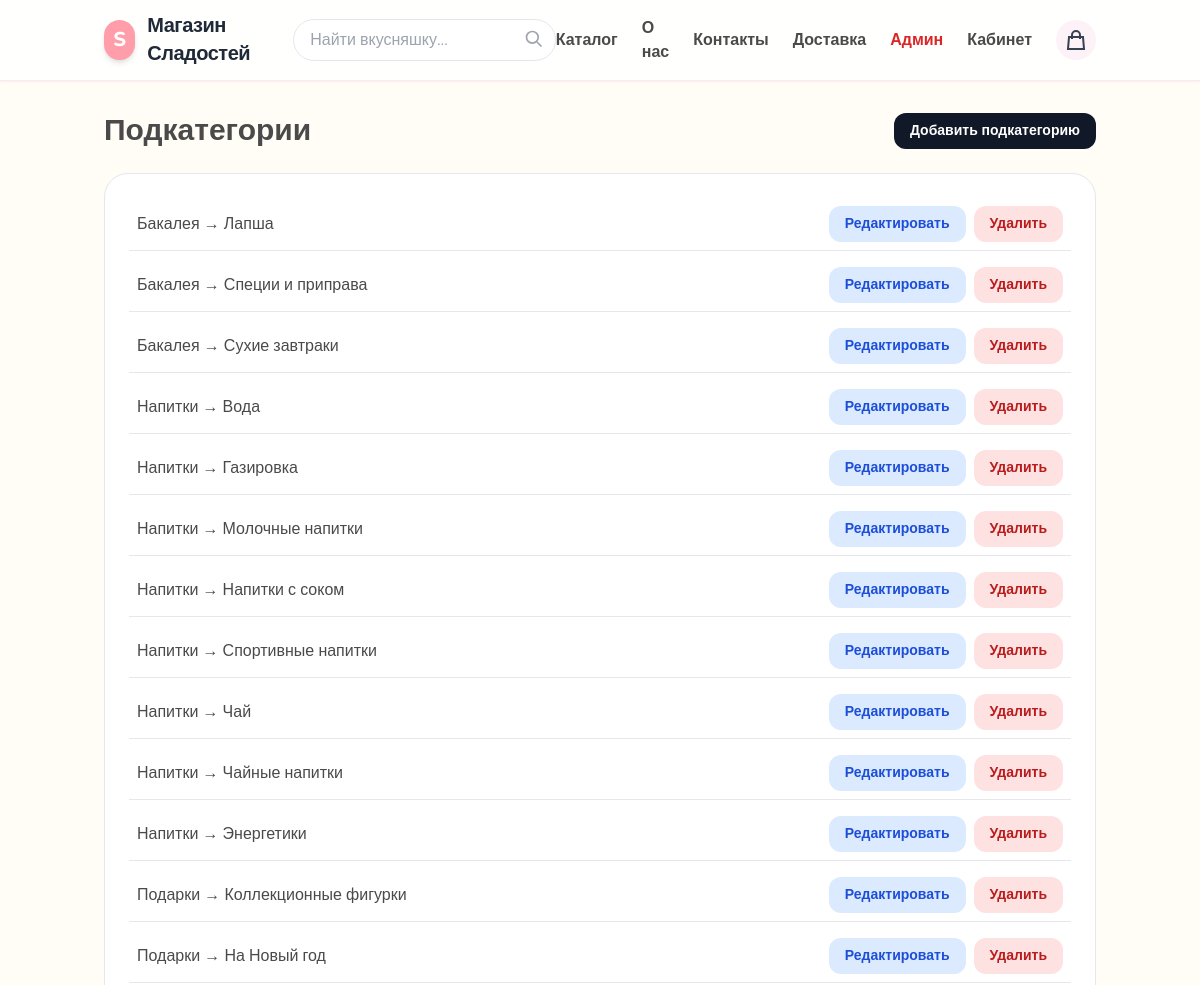
/store/admin/subcategories/ (signed in, upper part), run on an earlier commit of the app's database.
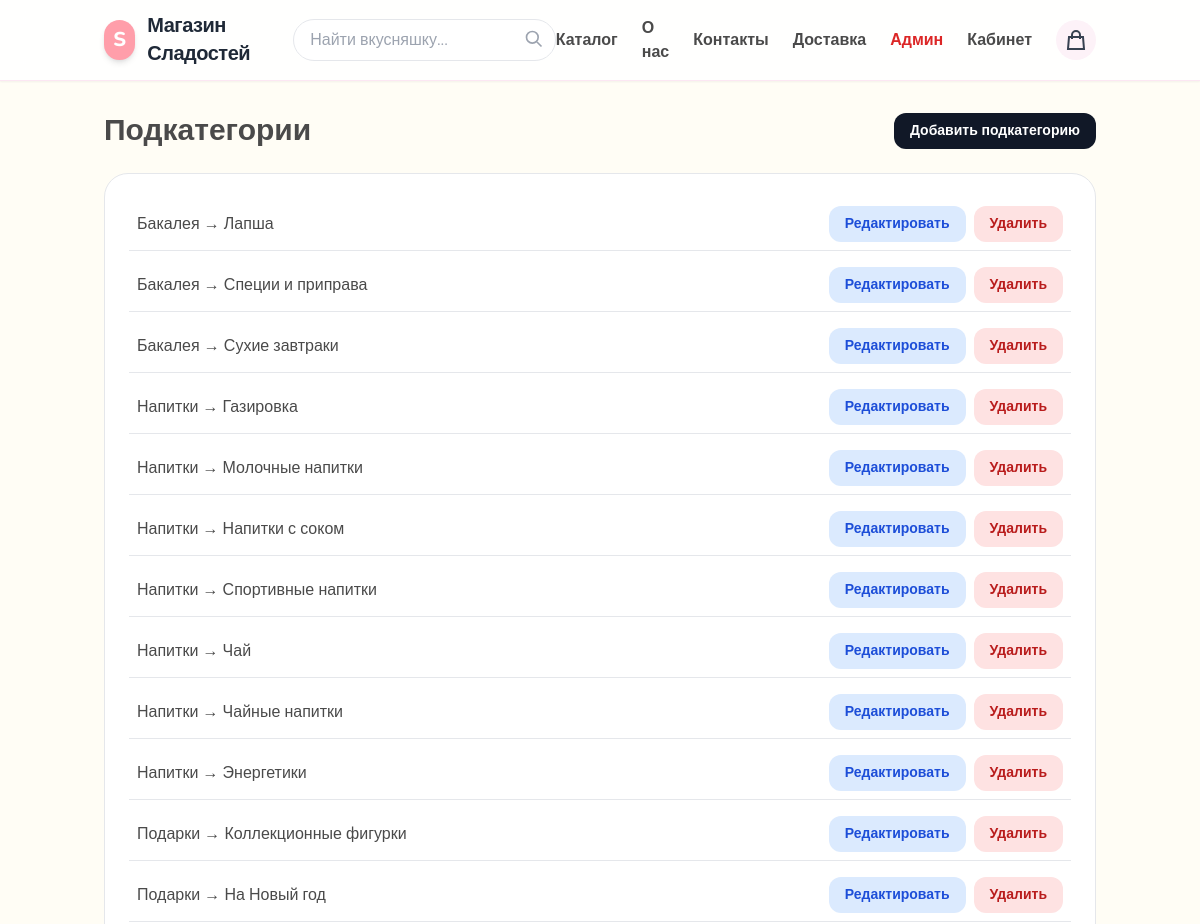
And on a later commit of the database.
### store/models.py (models this page shows, shortened)
class SubCategory(models.Model):
    category = models.ForeignKey(
        Category,
        related_name="subcategories",
        on_delete=models.CASCADE
    )
    name = models.CharField("Название подкатегории", max_length=100)
    slug = models.SlugField(unique=True)
    class Meta:
        verbose_name = "Подкатегория"
        verbose_name_plural = "Подкатегории"

class Category(models.Model):
    name = models.CharField("Название", max_length=120)
    slug = models.SlugField("Slug", max_length=120, unique=True)
    class Meta:
        verbose_name = "Категория"
        verbose_name_plural = "Категории"

### store/views.py (the view)
# urls.py: path("admin/subcategories/", views.admin_subcategories, name="admin_subcategories"),
@staff_required
def admin_subcategories(request):
    subcategories = SubCategory.objects.all().order_by('category__name', 'name')
    return render(request, "store/admin/subcategories.html", {"subcategories": subcategories})

### cart/cart.py (called while the page is built)
    def __len__(self):
        return sum(item["quantity"] for item in self.cart.values())

### cart/context_processors.py (called while the page is built)
def cart_counter(request):
    cart = Cart(request)
    return {"cart_counter": len(cart)}

### store/context_processors.py (called while the page is built)
def categories_processor(request):
    return {
        "categories": Category.objects.all()
    }

### store/views.py (called while the page is built)
def staff_required(view_func):
    return user_passes_test(lambda u: u.is_staff, login_url='users:login')(view_func)

### templates/store/admin/subcategories.html
{% extends "base.html" %}
{% block content %}
<div class="max-w-5xl mx-auto space-y-6">
  <div class="flex justify-between items-center">
    <h1 class="text-3xl font-black">Подкатегории</h1>
    <a href="{% url 'store:admin_add_subcategory' %}" class="px-4 py-2 rounded-xl bg-gray-900 text-white font-bold hover:bg-pink-500 transition text-sm">
      Добавить подкатегорию
    </a>
  </div>
  <ul class="bg-white border rounded-3xl p-6 space-y-2">
    {% for subcategory in subcategories %}
      <li class="flex justify-between items-center border-b p-2">
        <span>{{ subcategory.category.name }} → {{ subcategory.name }}</span>
        <div class="flex gap-2">
          <a href="{% url 'store:admin_edit_subcategory' subcategory.id %}" class="px-4 py-2 rounded-xl bg-blue-100 text-blue-700 text-sm font-bold hover:bg-blue-200">Редактировать</a>
          <a href="{% url 'store:admin_delete_subcategory' subcategory.id %}" onclick="return confirm('Удалить подкатегорию?')" class="px-4 py-2 rounded-xl bg-red-100 text-red-700 text-sm font-bold hover:bg-red-200">Удалить</a>
        </div>
      </li>
    {% empty %}
      <li class="text-center text-gray-400 p-2">Подкатегорий нет</li>
    {% endfor %}
  </ul>
</div>
{% endblock %}

What changed in the data, as far as the page shows it:
removed SubCategory: category.name "Напитки", name "Вода"
